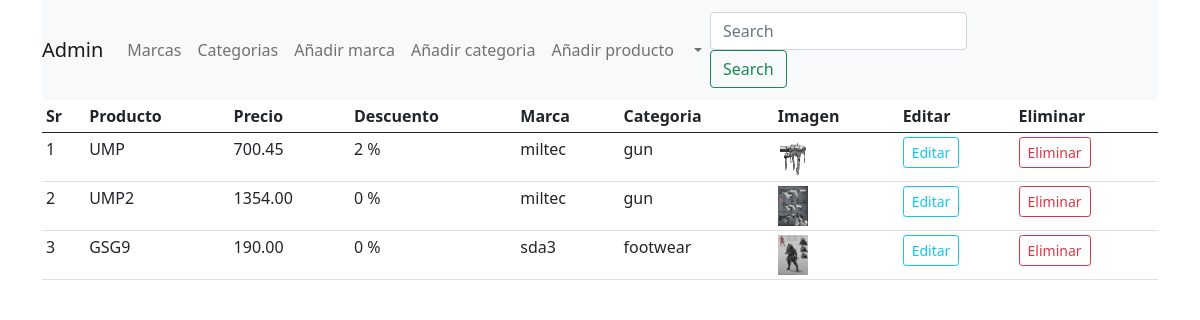
The page /admin (signed in) on the database its author committed.
### shop/products/models.py (models this page shows, shortened)
class Addproduct(db.Model):  # Añadir producto y caracteristicas a la BBDD
    id = db.Column(db.Integer, primary_key=True)
    name = db.Column(db.String(80), nullable=False)
    price = db.Column(db.Numeric(10, 2), nullable=False)
    discount = db.Column(db.Integer, default=0)
    stock = db.Column(db.Integer, nullable=False)
    colors = db.Column(db.Text, nullable=False)
    description = db.Column(db.Text, nullable=False)
    pub_date = db.Column(db.DateTime, nullable=False, default=datetime.utcnow)
    brand_id = db.Column(db.Integer, db.ForeignKey('brand.id'), nullable=False)
    brand = db.relationship('Brand', backref=db.backref('brands', lazy=True))
    category_id = db.Column(db.Integer, db.ForeignKey('category.id'), nullable=False)
    category = db.relationship('Category', backref=db.backref('posts', lazy=True))
    image_1 = db.Column(db.String(150), nullable=False, default='image.jpg')
    image_2 = db.Column(db.String(150), nullable=False, default='image.jpg')
    image_3 = db.Column(db.String(150), nullable=False, default='image.jpg')

class Brand(db.Model):
    id = db.Column(db.Integer, primary_key=True)
    name = db.Column(db.String, nullable=False, unique=True)

class Category(db.Model):
    id = db.Column(db.Integer, primary_key=True)
    name = db.Column(db.String, nullable=False, unique=True)

### shop/admin/routes.py (the view)
@app.route("/admin")
def admin():
    if 'email' not in session:
        flash(f'Inicie sesion antes, por favor', 'danger')
        return redirect(url_for('login'))
    products = Addproduct.query.all()
    return render_template('admin/index.html', title='Admin page', products=products)

### shop/templates/admin/index.html (shortened to what this page needs)
{% extends 'layout.html' %}
{% block content %}
{% include '_messages.html' %}
<div class="container">
        <nav class="navbar navbar-expand-lg navbar-light bg-light">
      <a class="navbar-brand" href="#" >Admin</a>
    <div class="collapse navbar-collapse" id="navbarSupportedContent">
        <ul class="navbar-nav mr-auto">
            <li class="nav-item active">
            <a class="nav-link" href="/brands">Marcas</a>
            </li>
            <li class="nav-item active">
            <a class="nav-link" href="/category">Categorias</a>
            </li>
            <li class="nav-item active">
            <a class="nav-link" href="/addbrand">Añadir marca</a>
            </li>
            <li class="nav-item active">
            <a class="nav-link" href="/addcat">Añadir categoria</a>
            </li>
            <li class="nav-item active">
            <a class="nav-link" href="/addproduct">Añadir producto</a>
            </li>
            <li class="nav-item dropdown">
                <a class="nav-link dropdown-toggle" href="#" id="navbarDropdown" role="button" data-toggle="dropdown"
                   aria-haspopup="true" aria-expanded="false">
                </a>
            </li>
    </ul>
    <form class="form-inline my-2 my-lg-1">
    <input class="form-control mr-sm-2" type="search" placeholder="Search" aria-label="Search"><button class="btn btn-outline-success my-2 my-sm-0" type="submit">Search</button>
    </form>
    </div>
    </nav>
    </div>
<div class="container">
<table class="table table-sm table-condensed">
         <thead><tr>
         <th>Sr</th>
         <th>Producto</th>
         <th>Precio</th>
         <th>Descuento</th>
         <th>Marca</th>
         <th>Categoria</th>
         <th>Imagen</th>
         <th>Editar</th>
         <th>Eliminar</th>
         </tr>
     </thead>
     <tbody>
     {% for product in products %}
     <tr>
         <td>{{loop.index}}</td>
         <td>{{product.name}}</td>
         <td>{{product.price}}</td>
         <td>{{product.discount}} %</td>
         <td>{{product.brand.name}}</td>
         <td>{{product.category.name}}</td>
         <td><img src="{{url_for('static', filename='images/' + product.image_1) }}" width="30" height="40"></td>
         <td> <a href="{{url_for('updateproduct', id=product.id)}}" class="btn btn-sm btn-outline-info">Editar</a></td>
         <td> <a href="" class="btn btn-sm btn-outline-danger">Eliminar</a></td>
     </tr>
        {% endfor %}
            </tbody>
        </table>
    </div>
{% endblock content %}

### rows shown on the page
Addproduct: name "UMP", price "700.45", discount "2", brand.name "miltec", category.name "gun", image_1 (picture)
Addproduct: name "UMP2", price "1354.00", discount "0", brand.name "miltec", category.name "gun", image_1 (picture)
Addproduct: name "GSG9", price "190.00", discount "0", brand.name "sda3", category.name "footwear", image_1 (picture)
